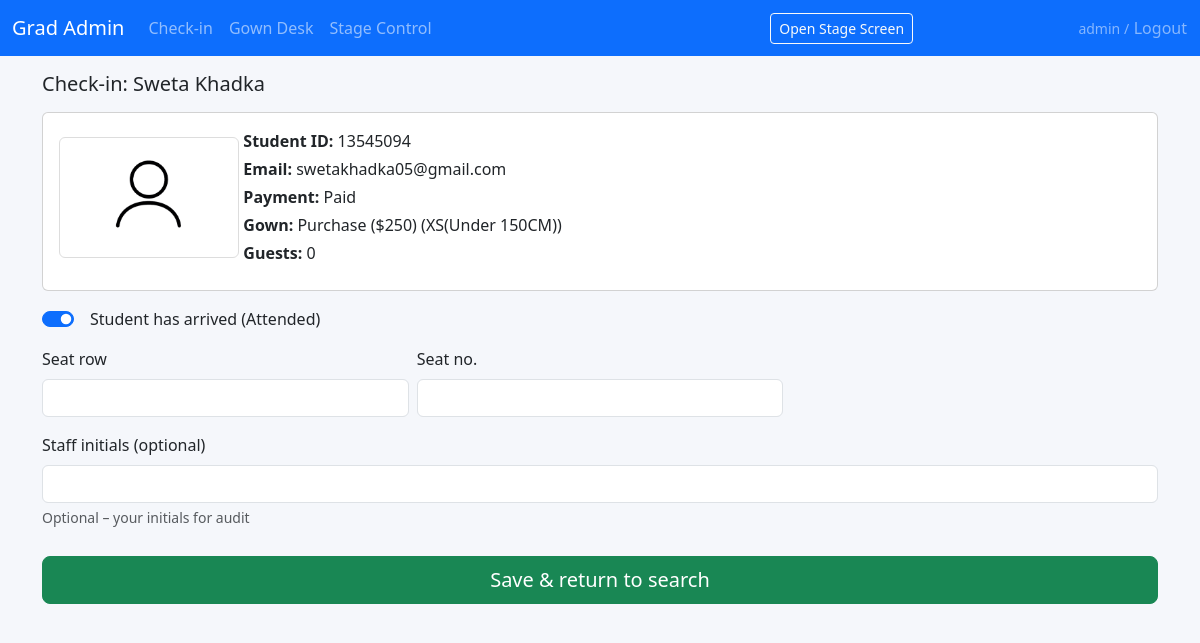
The page /check-in/19/ (signed in) on the database its author committed.
### ceremony/models.py (models this page shows, shortened)
class Graduate(models.Model):
    submission_date = models.DateTimeField(null=True, blank=True)
    name = models.CharField(max_length=255)
    email = models.EmailField()
    student_id = models.CharField(max_length=50)
    payment_status = models.CharField(max_length=50, blank=True)
    gown_option = models.CharField(
        max_length=50,
        blank=True,
        help_text='Hire or Purchase from form',
    )
    additional_guests = models.PositiveIntegerField(default=0)
    total_amount = models.DecimalField(max_digits=10, decimal_places=2, default=0)
    unique_id = models.CharField(max_length=50, unique=True)
    gown_size = models.CharField(max_length=20, blank=True)
    submission_id = models.CharField(max_length=50, blank=True)
    photo = models.ImageField(upload_to='photos/', null=True, blank=True)
    attended = models.BooleanField(default=False)
    check_in_time = models.DateTimeField(null=True, blank=True)
    checked_in_by = models.CharField(max_length=100, blank=True)
    gown_collected = models.BooleanField(default=False)
    gown_returned = models.BooleanField(default=False)
    gown_notes = models.TextField(blank=True)
    seat_row = models.CharField(max_length=10, blank=True)
    seat_number = models.CharField(max_length=10, blank=True)
    presentation_order = models.PositiveIntegerField(
        null=True, blank=True, help_text='Order for stage presentation'
    )
    display_name = models.CharField(
        max_length=255,
        blank=True,
        help_text='Name as shown on the big screen',
    )
    course_name = models.CharField(
        max_length=255,
        blank=True,
        help_text='Optional – course/qualification to display',
    )
    class Meta:
        ordering = ['presentation_order', 'name']

### ceremony/views.py (the view)
# urls.py: path('check-in/<int:pk>/', views.check_in_detail, name='check_in_detail'),
@login_required
@require_http_methods(['GET', 'POST'])
def check_in_detail(request, pk):
    graduate = get_object_or_404(Graduate, pk=pk)
    if request.method == 'POST':
        form = CheckInForm(request.POST, instance=graduate)
        if form.is_valid():
            obj = form.save(commit=False)
            staff_initials = form.cleaned_data.get('staff_initials') or ''
            if obj.attended and not obj.check_in_time:
                obj.mark_attended(staff_initials)
                action = 'Checked In'
            else:
                obj.save()
                action = "Updated"
            messages.success(request, f"{obj.display_name} has been {action} successfully.")
            return redirect('check_in_search')
    else:
        form = CheckInForm(instance=graduate)
    return render(
        request,
        'ceremony/check_in_detail.html',
        {'graduate': graduate, 'form': form},
    )

### ceremony/forms.py
class CheckInForm(forms.ModelForm):
    staff_initials = forms.CharField(
        max_length=10,
        required=False,
        widget=forms.TextInput(attrs={'class': 'form-control'}),
        help_text='Optional – your initials for audit'
    )
    class Meta:
        model = Graduate
        fields = [
            'attended',
            'seat_row',
            'seat_number',
            'presentation_order',
            'photo',
        ]
        widgets = {
            'attended': forms.CheckboxInput(attrs={'class': 'form-check-input'}),
            'seat_row': forms.TextInput(attrs={'class': 'form-control'}),
            'seat_number': forms.TextInput(attrs={'class': 'form-control'}),
            'presentation_order': forms.NumberInput(attrs={'class': 'form-control'}),
        }

### ceremony/templates/ceremony/check_in_detail.html
{% extends "ceremony/base.html" %}
{% load static %}
{% block content %}
<h1 class="h5 mb-3">Check-in: {{ graduate.name }}</h1>
<form method="post" class="mb-5">{% csrf_token %}
	<div class="card mb-3">
		<div class="card-body">
			<div class="row">
				<div class="col-md-2">
					<div class="mb-3">
						<div class="mt-2">
							<img id="photo-preview"
								src="{% if graduate.photo %}{{ graduate.photo.url }}{% else %}{% static 'ceremony/default_silhouette.png' %}{% endif %}"
								class="img-fluid rounded" style="max-width:180px; border:1px solid #ddd;">
						</div>
					</div>
				</div>
				<div class="col-md-8">
					<p class="mb-1"><strong>Student ID:</strong> {{ graduate.student_id }}</p>
					<p class="mb-1"><strong>Email:</strong> {{ graduate.email }}</p>
					<p class="mb-1"><strong>Payment:</strong> {{ graduate.payment_status }}</p>
					<p class="mb-1"><strong>Gown:</strong> {{ graduate.gown_option }} ({{ graduate.gown_size }})</p>
					<p class="mb-0"><strong>Guests:</strong> {{ graduate.additional_guests }}</p>
				</div>
			</div>
		</div>
	</div>
	<div class="form-check form-switch mb-3">
		{{ form.attended }}
		<label class="form-check-label ms-2">Student has arrived (Attended)</label>
	</div>
	<div class="row g-2 mb-3">
		<div class="col-4">
			<label class="form-label">Seat row</label>
			{{ form.seat_row }}
		</div>
		<div class="col-4">
			<label class="form-label">Seat no.</label>
			{{ form.seat_number }}
		</div>
	</div>
	<div class="mb-3">
		<label class="form-label">Staff initials (optional)</label>
		{{ form.staff_initials }}
		<div class="form-text">{{ form.staff_initials.help_text }}</div>
	</div>
	<div class="fixed-bottom-bar">
		<button type="submit" class="btn btn-success w-100 btn-lg">
			Save &amp; return to search
		</button>
	</div>
</form>
{% endblock %}

### ceremony/templates/ceremony/base.html (shortened to what this page needs)
<!DOCTYPE html>
<html lang="en">
<head>
	<link href="https://cdn.jsdelivr.net/npm/bootstrap@5.3.3/dist/css/bootstrap.min.css" rel="stylesheet">
	<link rel="stylesheet" href="https://code.jquery.com/ui/1.13.2/themes/base/jquery-ui.css" />
</head>
<body>
	<nav class="navbar navbar-expand-lg navbar-dark bg-primary mb-3">
		<div class="container-fluid">
			<a class="navbar-brand" href="{% url 'grad_admin' %}">Grad Admin</a>
			<div class="collapse navbar-collapse" id="nav">
				<ul class="navbar-nav me-auto mb-2 mb-lg-0">
					<li class="nav-item"><a class="nav-link" href="{% url 'check_in_search' %}">Check-in</a></li>
					<li class="nav-item"><a class="nav-link" href="{% url 'gown_search' %}">Gown Desk</a></li>
					<li class="nav-item"><a class="nav-link" href="{% url 'stage_control' %}">Stage Control</a></li>
				</ul>
				<a class="btn btn-outline-light btn-sm mx-auto" href="{% url 'stage_display' %}" target="_blank">Open
					Stage Screen</a>
				{% if request.user.is_authenticated %}
				<form method="POST" action="{% url 'logout' %}" class="d-inline">{% csrf_token %}
					<span class="text-white-50 small">{{ request.user.username }} / </span>
					<button type="submit" class="btn btn-link p-0 m-0 align-baseline text-white-50"
						style="text-decoration:none;">Logout</button>
				</form>
				{% endif %}
			</div>
		</div>
	</nav>
	<div class="container mb-5">
		{% block content %}{% endblock %}
	</div>
</body>
</html>

### ceremony/templates/ceremony/base.html (style rules this page uses)
body { background-color: #f5f7fb; }
.nav-link { font-weight: 500; }
.fixed-bottom-bar { position: sticky; bottom: 0; z-index: 100; padding: 0.75rem 0; background: linear-gradient(to top, #f5f7fb, rgba(245, 247, 251, 0.9)); }

### rows shown on the page
Graduate: name "Sweta Khadka", student_id "13545094", email "swetakhadka05@gmail.com", payment_status "Paid", gown_option "Purchase ($250)", gown_size "XS(Under 150CM)", additional_guests "0", attended "☑"

### other values the page prints
{{ request.user.username }} "admin"
